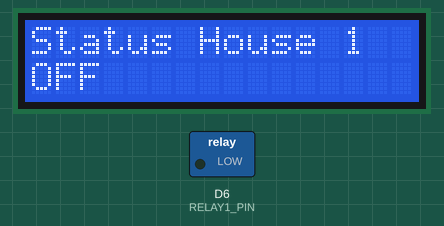
Simulated run of this sketch. Board: ESP8266 (NodeMCU). On the bench: 16×2 character LCD, switched loads named in the sketch (green lamp = pin HIGH). WiFi joins after 1.5 s; servers stay silent unless stated; uploads are accepted with an empty reply; what the sketch prints to the serial monitor is not drawn.

Above: at 2.7 s.

The sketch:

Ardiuino_NodeMcu_AJAX_On_OFF_Sw1.ino
```cpp
#include <ESP8266WiFi.h>
#include <Wire.h>
#include <LiquidCrystal_I2C.h>
#include <TridentTD_LineNotify.h>

const char* ssid = "";
const char* password = "";
const char* host = "";
String url2 = "/button1_proc.php";
String url = url2;
String id = "button1_stat";
String value = "";

#define RELAY1_PIN D6 // เปลี่ยนจาก D4 เป็น D2 (GPIO4)
#define LINE_TOKEN ""

LiquidCrystal_I2C lcd(0x27, 16, 2);
unsigned long previousReconnectAttempt = 0;
const long reconnectInterval = 30000; // 30 วินาที

void setup() {
  lcd.begin();
  lcd.backlight();
  Serial.begin(115200);
  delay(1000);
  pinMode(RELAY1_PIN, OUTPUT);

  LINE.setToken(LINE_TOKEN);
  connectToWiFi();
  LINE.notify("House Control : Ready");
}

String GetField(String str, int fcount) {
  int i = 0;
  char ch;
  int len = str.length();
  String str2 = "";
  while (fcount >= 1 && i < len) {
    ch = str[i];
    if (ch != ',' && ch != ' ') {
      str2 += ch;
    } else {
      fcount--;
      if (fcount > 0) {
        str2 = "";
      }
    }
    i++;
  }
  return (str2);
}

String stat = "OFF";
String line = "";
String line2 = "";

void loop() {
  if (WiFi.status() == WL_CONNECTED) {
    Serial.println("WiFi Connected");
    url = url2;

    if (stat == "ON") {
      digitalWrite(RELAY1_PIN, HIGH);
      lcd.clear();
      lcd.setCursor(0, 0);
      lcd.print("Status House 1");
      lcd.setCursor(0, 1);
      lcd.print("ON");
    } else if (stat == "OFF") {
      digitalWrite(RELAY1_PIN, LOW);
      lcd.clear();
      lcd.setCursor(0, 0);
      lcd.print("Status House 1");
      lcd.setCursor(0, 1);
      lcd.print("OFF");
    }
    delay(100);
    Serial.println(stat);

    value = "?";

    WiFiClient client;
    const int httpPort = 80;
    if (!client.connect(host, httpPort)) {
      Serial.println("connection failed");
      return;
    }

    url += "?id=" + id;
    url += "&value=" + value;

    client.print(String("GET ") + url + " HTTP/1.1\r\n" +
                 "Host: " + host + "\r\n" +
                 "Connection: close\r\n\r\n");

    url = url2;
    unsigned long timeout = millis();
    while (client.available() == 0) {
      if (millis() - timeout > 5000) {
        Serial.println(">>> Client Timeout !");
        client.stop();
        return;
      }
      yield(); // Refresh watchdog timer
    }

    while (client.available()) {
      line = client.readStringUntil('\n');
      if (char(line[0]) == '>') {
        line.trim();
        line2 = line;
      }
    }
    stat = GetField(line2, 3);
  } else {
    Serial.println("WiFi Disconnected");
    lcd.clear();
    lcd.setCursor(0, 0);
    lcd.print("Status WiFi");
    lcd.setCursor(0, 1);
    lcd.print("WiFiDisconnected");
    unsigned long currentMillis = millis();
    if (currentMillis - previousReconnectAttempt >= reconnectInterval) {
      previousReconnectAttempt = currentMillis;
      reconnectWiFi();
    }
  }
}

void connectToWiFi() {
  Serial.println("Connecting to WiFi");
  lcd.clear();
  lcd.setCursor(0, 0);
  lcd.print("Status WiFi");
  lcd.setCursor(0, 1);
  lcd.print("Connecting WiFi");
  char message[255];
  sprintf(message, "House Control: Connect ... WiFi SSID = %s", ssid);
  WiFi.begin(ssid, password);

  int attempt = 0;
  while (WiFi.status() != WL_CONNECTED && attempt < 30) {
    Serial.print(".");
    lcd.setCursor(0, 1);
    lcd.print(".");
    delay(500);
    attempt++;
    yield(); // Refresh watchdog timer
  }

  if (WiFi.status() == WL_CONNECTED) {
    Serial.println("");
    Serial.print("Connected to WiFi network with IP Address: ");
    Serial.println(WiFi.localIP());
    LINE.notify(message);
    lcd.clear();
    lcd.setCursor(0, 0);
    lcd.print("Status WiFi");
    lcd.setCursor(0, 1);
    lcd.print("Connected WiFi");
  } else {
    Serial.println("");
    Serial.println("Failed to connect to WiFi");
    lcd.clear();
    lcd.setCursor(0, 0);
    lcd.print("Status WiFi");
    lcd.setCursor(0, 1);
    lcd.print("Failed to connect");
    delay(5000);
    lcd.clear();
    lcd.setCursor(0, 0);
    lcd.print("Please reboot");
  }
}

void reconnectWiFi() {
  Serial.println("Reconnecting to WiFi...");
  lcd.clear();
  lcd.setCursor(0, 0);
  lcd.print("Status WiFi");
  lcd.setCursor(0, 1);
  lcd.print("Reconnecting...");
  WiFi.disconnect();
  delay(1000);
  connectToWiFi();
}
```
